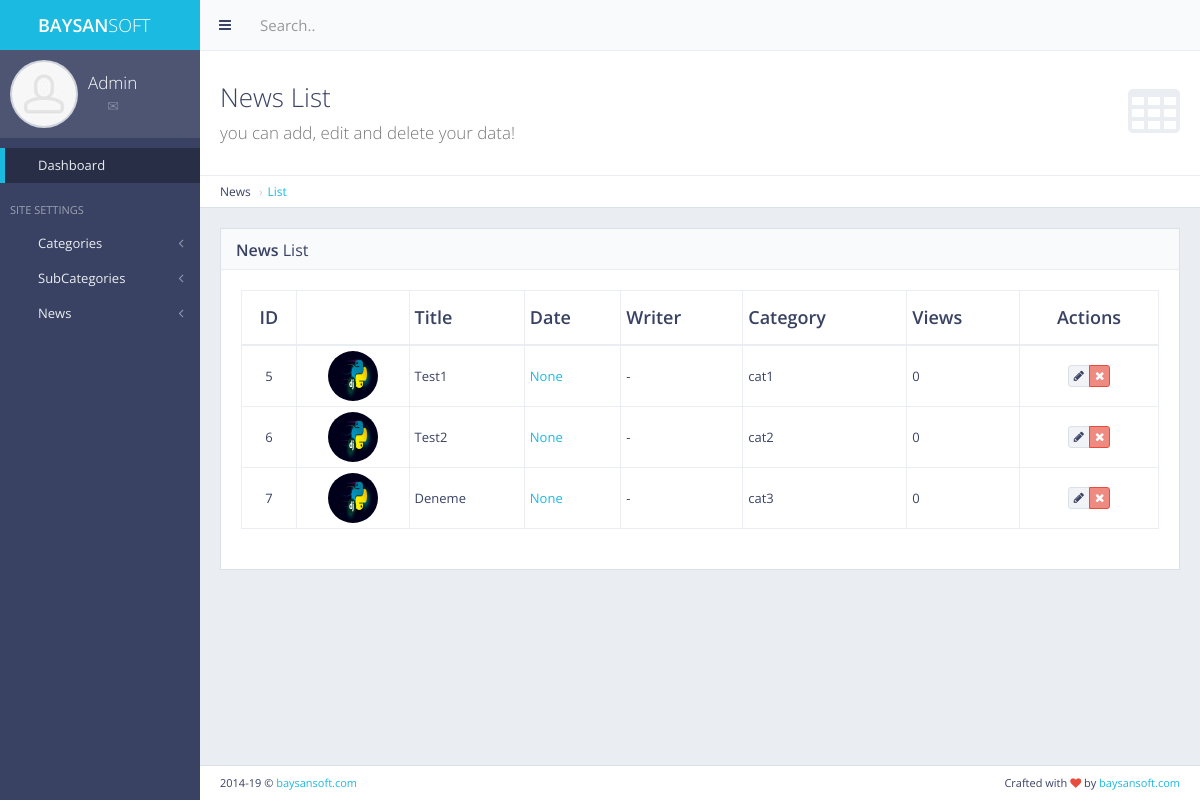
The page /panel/news/list on the database as committed earlier.
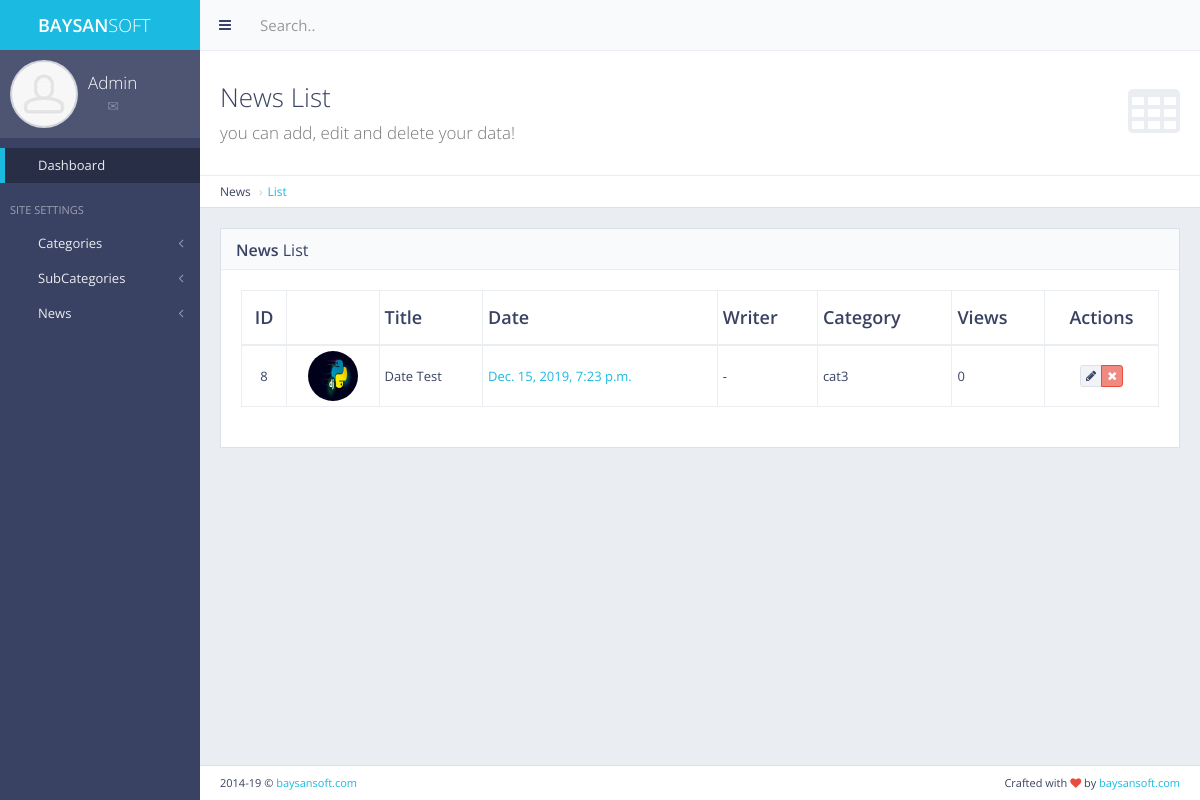
The same page on the database as committed later.
### news/models.py (models this page shows, shortened)
class News(models.Model):
    name = models.CharField(max_length=255)
    short_txt = models.TextField()
    body_txt = models.TextField()
    date = models.DateTimeField(auto_now_add=True)
    pic_name = models.TextField()
    pic_url = models.TextField(default='-')
    writer = models.CharField(max_length=50)
    category_name = models.CharField(max_length=255, default='-')
    category_id = models.IntegerField(default=0)
    show = models.IntegerField(default=0)
    class Meta:
        verbose_name = 'News'
        verbose_name_plural = 'News'

### panel/views.py (the view)
# urls.py: path('news/list', views.news_list, name='news_list'),
def news_list(request):
    news_list = News.objects.all()
    context = {
        'news_list': news_list,
    }
    return render(request, 'back/news_list.html', context=context)

### main/templates/back/news_list.html (shortened to what this page needs)
{% extends 'back/layout.html' %}
{% load static %}
{% block body %}
    <div class="content-header">
        <div class="header-section">
            <h1>
                <i class="fa fa-table"></i>News List<br><small>you can add, edit and delete your data!</small>
            </h1>
        </div>
    </div>
    <ul class="breadcrumb breadcrumb-top">
        <li>News</li>
        <li><a href="{% url 'panel:news_list' %}">List</a></li>
    </ul>
    <div class="block full">
        <div class="block-title">
            <h2><strong>News</strong> List</h2>
        </div>
        <div class="table-responsive">
            <table id="example-datatable" class="table table-vcenter table-condensed table-bordered">
                <thead>
                <tr>
                    <th class="text-center">ID</th>
                    <th class="text-center"><i class="gi gi-picture"></i></th>
                    <th>Title</th>
                    <th>Date</th>
                    <th>Writer</th>
                    <th>Category</th>
                    <th>Views</th>
                    <th class="text-center">Actions</th>
                </tr>
                </thead>
                <tbody>
                {% for news in news_list %}
                    <tr>
                        <td class="text-center">{{ news.id }}</td>
                        <td class="text-center"><img src="{{ news.pic_url }}"
                                                     alt="avatar"
                                                     class="img-circle"
                                                     style="display: inline-block; width: 50px; height: 50px;"></td>
                        <td>{{ news.name }}</td>
                        <td><a href="javascript:void(0)">{{ news.date }}</a></td>
                        <td>{{ news.writer }}</td>
                        <td>{{ news.category_name }}</td>
                        <td>{{ news.show }}</td>
                        <td class="text-center">
                            <div class="btn-group">
                                <a href="javascript:void(0)" data-toggle="tooltip" title="Edit"
                                   class="btn btn-xs btn-default"><i class="fa fa-pencil"></i></a>
                                <a href="{% url 'panel:news_delete' pk=news.pk %}" data-toggle="tooltip" title="Delete"
                                   class="btn btn-xs btn-danger"><i class="fa fa-times"></i></a>
                            </div>
                        </td>
                    </tr>
                {% endfor %}
                </tbody>
            </table>
        </div>
    </div>
{% endblock body %}

Rows that differ between the two databases and show on the page:
removed News: id "5", pic_url (picture), name "Test1", date "None", writer "-", category_name "cat1", show "0"
removed News: id "6", pic_url (picture), name "Test2", date "None", writer "-", category_name "cat2", show "0"
removed News: id "7", pic_url (picture), name "Deneme", date "None", writer "-", category_name "cat3", show "0"
added News: id "8", pic_url (picture), name "Date Test", date "Dec. 15, 2019, 7:23 p.m.", writer "-", category_name "cat3", show "0"
